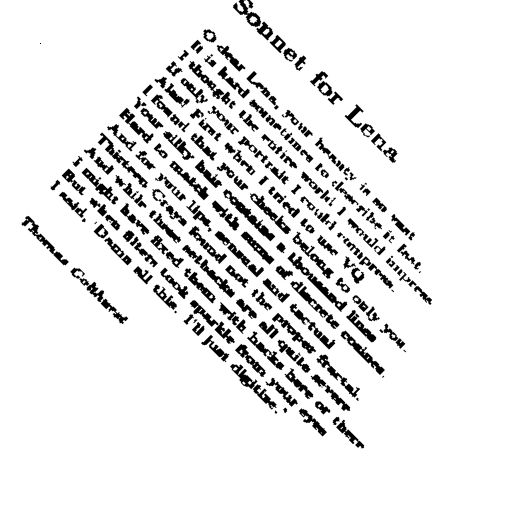
#> input picture BIMA/TME2/img/sonrot2.png, 512 x 512 px, given in place of son.png, which was not available
$ jupyter execute TME2.ipynb   (text cells are left out)
#> lines starting #> are read from the running program, lines starting #| are printed output that depends on the picture; after the words box and inside, x2 and y2 are one past the last pixel; in counts of white or black regions, pixels touching at a corner belong together; long printed decimals are rounded; pictures that were not available may be replaced by others from this repository, and a replacement may not be noted
[cell 1]
import numpy as np
from numpy.fft import fft2,fftshift
from PIL import Image

son = son = np.array(Image.open("img/son.png"))
#> son is the input picture: shape (512, 512); min 0, max 255, mean 231.5
print(son)
#> (printed output is left out)
print(np.mean(son))
#| 231.497
sonrot = np.array(Image.open('img/sonrot.png'))
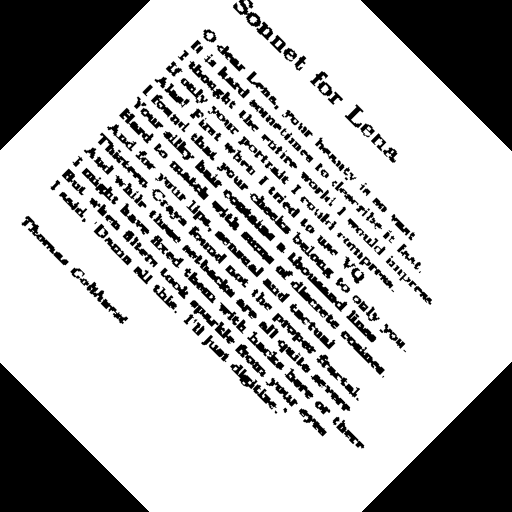
#> input picture BIMA/TME2/img/sonrot.png, 512 x 512 px
#> sonrot is the input picture: shape (512, 512); min 0, max 255, mean 187.4
print(np.mean(sonrot))
#| 187.431
print(sonrot)
#> (printed output is left out)
port = np.array(Image.open('img/port.jpg'))
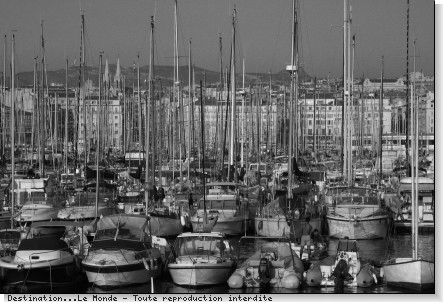
#> input picture BIMA/TME2/img/port.jpg, 443 x 302 px
#> port is the input picture: shape (302, 443); min 0, max 255, mean 100.6
print(port)
#> (printed output is left out)

[cell 2]
def computeFT(I):
    """ Array -> Array[complex] """
    return fft2(I)

def toVisualizeFT(If):
    """ Array[complex] -> Array[float] """
    return np.abs(fftshift(If))

def toVisualizeLogFT(If):
    """ Array[complex] -> Array[float] """
    return np.log(1+toVisualizeFT(If))

[cell 3]
def thresholdImage(I,s):
    """ Array*int -> Array """
    J=np.copy(I)
    return np.where(J < s, 0, 255)

[cell 4]
import matplotlib.pyplot as plt
plt.rcParams['figure.figsize']=[15,7]

# Récupérer les FT des images
son_fft=computeFT(son)
sonrot_fft=computeFT(sonrot)

#
son_visu=toVisualizeLogFT(son_fft)
sonrot_visu=toVisualizeLogFT(sonrot_fft)

# Thresholder l'image avec un seuil de 10
son_thr = toVisualizeLogFT(thresholdImage(np.abs(son_fft),10**5))
#> in thresholdImage, `return np.where(J < s, 0, 255)`: returned value: shape (512, 512) int64; 1.3% white in thin lines or dots
#> in toVisualizeFT (call 3), `return np.abs(fftshift(If))`: returned value: shape (512, 512) int64; 1.3% white in thin lines or dots, all inside (x1, y1, x2, y2) = (123, 123, 390, 390)
sonrot_thr = toVisualizeLogFT(thresholdImage(np.abs(sonrot_fft),10**5))
#> in thresholdImage (call 2), `return np.where(J < s, 0, 255)`: returned value: shape (512, 512) int64; 1.4% white in thin lines or dots
#> in toVisualizeFT (call 4), `return np.abs(fftshift(If))`: returned value: shape (512, 512) int64; 1.4% white in thin lines or dots, all inside (x1, y1, x2, y2) = (121, 120, 392, 393)

# Afficher les plots obtenus
plt.gray()
plt.subplot(231)
plt.title('son')
plt.imshow(son)

plt.subplot(232)
plt.title('module de son à echelle logarithmique ')
plt.imshow(son_visu)

plt.subplot(233)
plt.title('module de son à echelle logarithmique avec seuil')
plt.imshow(son_thr)

plt.subplot(234)
plt.title('sonrot')
plt.imshow(sonrot)

plt.subplot(235)
plt.title('module de sonrot à echelle logarithmique ')
plt.imshow(sonrot_visu)

plt.subplot(236)
plt.title('module de sonrot à echelle logarithmique avec seuil')
plt.imshow(sonrot_thr)
plt.show()

[cell 5]
def blend(I1,I2,alpha):
    """ Array**2*float -> Array """
    return alpha*I1 + (1-alpha)*I2

[cell 6]
# Blender l'image
img_blended = blend(son, sonrot,0.5)

# Calculer la FT de l'image blender
blended_fft=computeFT(img_blended)
blended_visu=toVisualizeLogFT(blended_fft)
blended_visu_thresh=toVisualizeLogFT(thresholdImage(np.abs(blended_fft),10**5))
#> in thresholdImage (call 3), `return np.where(J < s, 0, 255)`: returned value: shape (512, 512) int64; 1.3% white in thin lines or dots

# Afficher le plot correspondant
plt.subplot(131)
plt.title('son+sonrot')
plt.imshow(img_blended)

plt.subplot(132)
plt.title('module de son+sonrot ')
plt.imshow(blended_visu)

plt.subplot(133)
plt.title('module avec seil de son+sonrot ')
plt.imshow(blended_visu_thresh)
plt.show()

[cell 7]
def mainOrientation(I):
    """ Array -> tuple[Iori,float]
        return image of orientation (32 bins) and the main orientation (degree) from a Fourier transform module
    """
    n, m = I.shape

    size = 32
    x = np.array(range(size))
    ori = np.vstack((np.cos(np.pi*x/size), np.sin(np.pi*x/size))).T

    Iori = np.zeros((n, m))
    orients = np.zeros((size))

    for i in range(1,n+1):
        for j in range(1,m+1):
            if I[i-1, j-1] > 0:
                v = np.array([j-m/2, -i + n/2])
                if i > n/2:
                    v = -v
                    prod = np.matmul(ori, v)
                    maxi = prod.max()
                    if maxi > 0:
                        imax = np.nonzero(prod == maxi)
                        Iori[i-1, j-1] = imax[0]
                        orients[imax] += 1

    maxori = np.nonzero(orients == orients.max())[0][0]
    return (Iori, 180*maxori/size - 90)

def rotateImage(I,a):
    """ Array*float -> Array
        return a rotation of angle a (degree) of image I
    """
    return np.array(Image.fromarray(I).rotate(a, expand=True, fillcolor=127))

####### your code below

def rectifyOrientation(I):
    i_fft = computeFT(I)
    i_visu = toVisualizeFT(i_fft)
    i_thr = thresholdImage(i_visu, 3*(10**5))
#> call 4 of thresholdImage, with s = 300000
#> in thresholdImage (call 4), `return np.where(J < s, 0, 255)`:
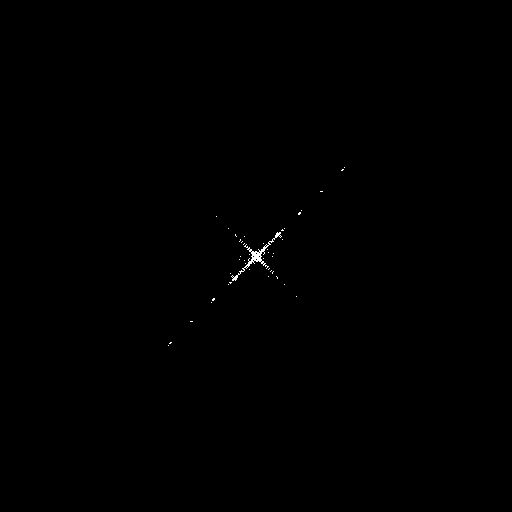
#> returned value: shape (512, 512) int64; 0.14% white in thin lines or dots, all inside (x1, y1, x2, y2) = (168, 167, 345, 346)
    II, rot = mainOrientation(i_thr)
    rotatedI = rotateImage(I, -rot)
    return rotatedI

[cell 8]
sonrot_corrected = rectifyOrientation(sonrot)
#> in rectifyOrientation, `II, rot = mainOrientation(i_thr)`: rot = -45
plt.title("sonrot rectifié")
plt.imshow(sonrot_corrected)
plt.show()

port_rotated_45 = rotateImage(port,45)
port_rotated_90 = rotateImage(port,90)
#> call 3 of rotateImage, with a = 90
#> in rotateImage (call 3), `return np.array(Image.fromarray(I).rotate(a, expand=True, fillcolor=12..`:
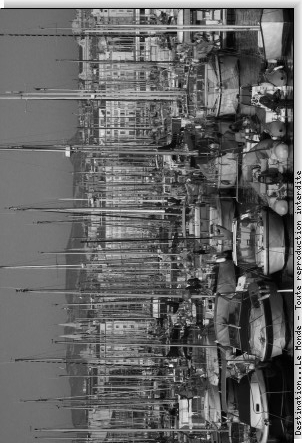
#> returned value: shape (443, 302); min 0, max 255, mean 100.6
port_rotated_135 = rotateImage(port,135)
#> call 4 of rotateImage, with a = 135
#> in rotateImage (call 4), `return np.array(Image.fromarray(I).rotate(a, expand=True, fillcolor=12..`:
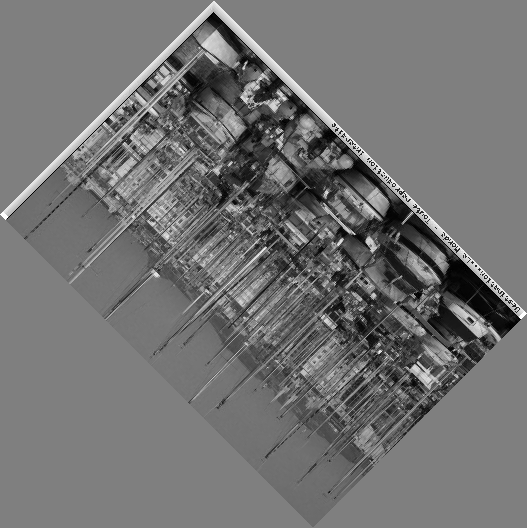
#> returned value: shape (528, 527); min 0, max 255, mean 114.5

plt.subplot(231)
plt.title("port tourné a 45°")
plt.imshow(port_rotated_45)
plt.subplot(232)
plt.title("port tourné a 90°")
plt.imshow(port_rotated_90)
plt.subplot(233)
plt.title("port tourné a 135°")
plt.imshow(port_rotated_135)

plt.subplot(234)
plt.title("port 45° rectifié")
plt.imshow(rectifyOrientation(port_rotated_45))
#> in thresholdImage (call 5), `return np.where(J < s, 0, 255)`:
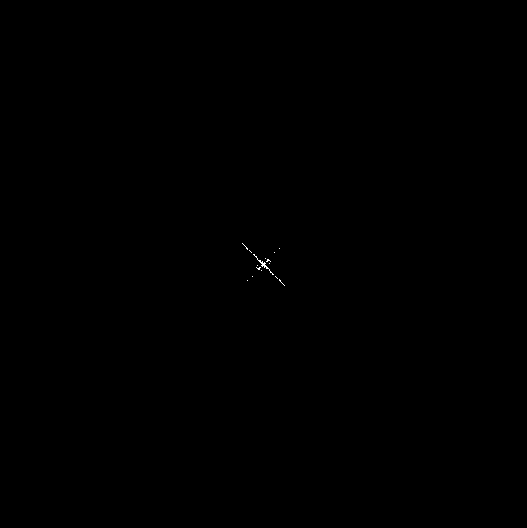
#> returned value: shape (528, 527) int64; 0.03% white in thin lines or dots, all inside (x1, y1, x2, y2) = (242, 243, 285, 286)
#> in rotateImage (call 5), `return np.array(Image.fromarray(I).rotate(a, expand=True, fillcolor=12..`:
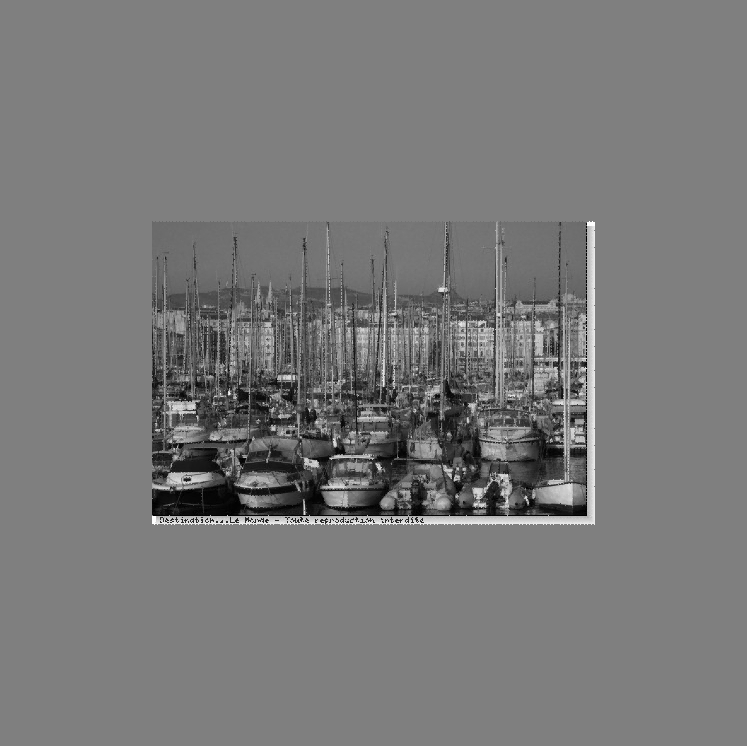
#> returned value: shape (746, 747); min 0, max 255, mean 120.7
plt.subplot(235)
plt.title("port 90° rectifié")
plt.imshow(rectifyOrientation(port_rotated_90))
#> in thresholdImage (call 6), `return np.where(J < s, 0, 255)`:
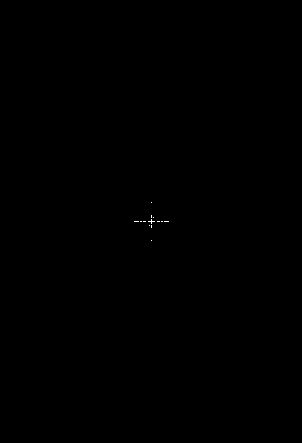
#> returned value: shape (443, 302) int64; 0.03% white in thin lines or dots, all inside (x1, y1, x2, y2) = (134, 202, 169, 241)
#> in rotateImage (call 6), `return np.array(Image.fromarray(I).rotate(a, expand=True, fillcolor=12..`:
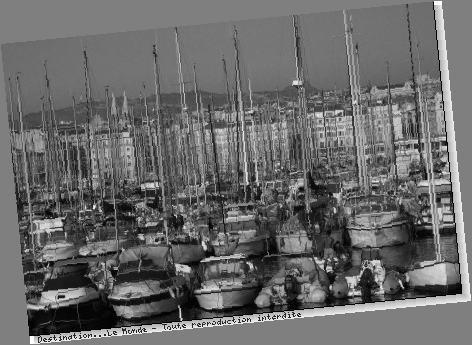
#> returned value: shape (345, 472); min 0, max 255, mean 105.3
plt.subplot(236)
plt.title("port 135° rectifié")
plt.imshow(rectifyOrientation(port_rotated_135))
#> in rotateImage (call 7), `return np.array(Image.fromarray(I).rotate(a, expand=True, fillcolor=12..`:
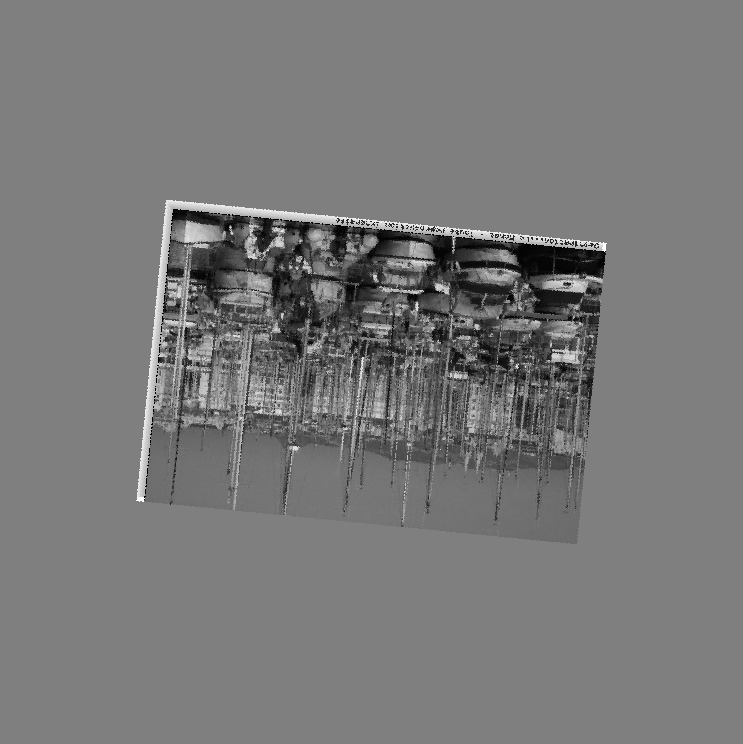
#> returned value: shape (744, 743); min 0, max 255, mean 120.7

plt.show()
